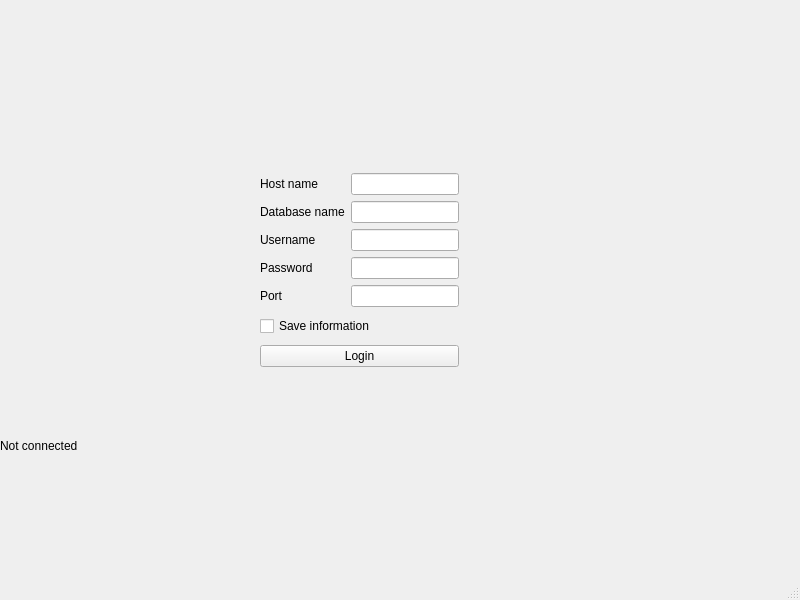
<?xml version="1.0" encoding="UTF-8"?>
<ui version="4.0">
 <class>MainWindow</class>
 <widget class="QMainWindow" name="MainWindow">
  <property name="geometry">
   <rect>
    <x>0</x>
    <y>0</y>
    <width>800</width>
    <height>600</height>
   </rect>
  </property>
  <property name="windowTitle">
   <string>MainWindow</string>
  </property>
  <widget class="QWidget" name="centralwidget">
   <widget class="QLabel" name="label_5">
    <property name="geometry">
     <rect>
      <x>0</x>
      <y>380</y>
      <width>771</width>
      <height>131</height>
     </rect>
    </property>
    <property name="text">
     <string>Not connected</string>
    </property>
   </widget>
   <widget class="QWidget" name="layoutWidget">
    <property name="geometry">
     <rect>
      <x>260</x>
      <y>170</y>
      <width>199</width>
      <height>200</height>
     </rect>
    </property>
    <layout class="QVBoxLayout" name="verticalLayout_3">
     <item>
      <layout class="QHBoxLayout" name="horizontalLayout_5">
       <item>
        <layout class="QVBoxLayout" name="verticalLayout_2">
         <item>
          <widget class="QLabel" name="label">
           <property name="text">
            <string>Host name</string>
           </property>
          </widget>
         </item>
         <item>
          <widget class="QLabel" name="label_2">
           <property name="text">
            <string>Database name</string>
           </property>
          </widget>
         </item>
         <item>
          <widget class="QLabel" name="label_3">
           <property name="text">
            <string>Username</string>
           </property>
          </widget>
         </item>
         <item>
          <widget class="QLabel" name="label_4">
           <property name="text">
            <string>Password</string>
           </property>
          </widget>
         </item>
         <item>
          <widget class="QLabel" name="label_6">
           <property name="text">
            <string>Port</string>
           </property>
          </widget>
         </item>
        </layout>
       </item>
       <item>
        <layout class="QVBoxLayout" name="verticalLayout">
         <item>
          <layout class="QHBoxLayout" name="horizontalLayout">
           <item>
            <widget class="QLineEdit" name="inputHostName"/>
           </item>
          </layout>
         </item>
         <item>
          <layout class="QHBoxLayout" name="horizontalLayout_2">
           <item>
            <widget class="QLineEdit" name="inputDbName"/>
           </item>
          </layout>
         </item>
         <item>
          <layout class="QHBoxLayout" name="horizontalLayout_3">
           <item>
            <widget class="QLineEdit" name="inputUsername"/>
           </item>
          </layout>
         </item>
         <item>
          <layout class="QHBoxLayout" name="horizontalLayout_4">
           <item>
            <widget class="QLineEdit" name="inputPassword">
             <property name="echoMode">
              <enum>QLineEdit::Password</enum>
             </property>
            </widget>
           </item>
          </layout>
         </item>
         <item>
          <widget class="QLineEdit" name="inputPort"/>
         </item>
        </layout>
       </item>
      </layout>
     </item>
     <item>
      <widget class="QCheckBox" name="chkSaveInfo">
       <property name="text">
        <string>Save information</string>
       </property>
      </widget>
     </item>
     <item>
      <widget class="QPushButton" name="pushButton">
       <property name="text">
        <string>Login</string>
       </property>
      </widget>
     </item>
    </layout>
   </widget>
  </widget>
  <widget class="QMenuBar" name="menubar">
   <property name="geometry">
    <rect>
     <x>0</x>
     <y>0</y>
     <width>800</width>
     <height>20</height>
    </rect>
   </property>
  </widget>
  <widget class="QStatusBar" name="statusbar"/>
 </widget>
 <resources/>
 <connections/>
</ui>
